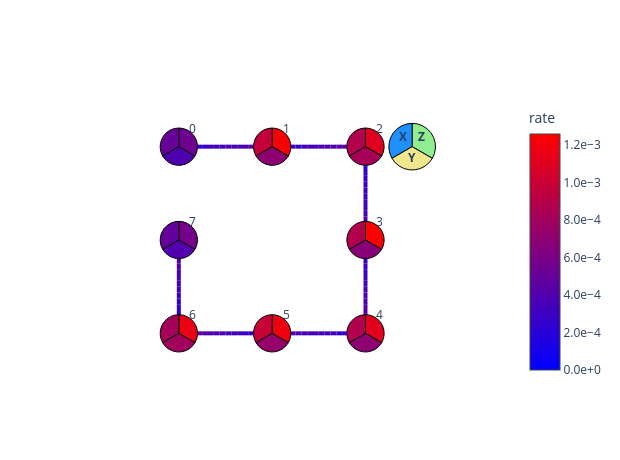

The cell this chart's notebook holds for it:
### Markdown cell above
### Learn the entangling layers' noise

In order to compute a final estimation of how much each error impacts on the expectation value's bias, as well as how expensive it would be to correct it, we learn the noise rates and apply them to the predicted noise bounds we computed before.

PEC (as well as PEC+SLC) assumes a twirled noise model of each layer of entangling gates in the circuit. If you assume a Markovian noise model, the depth of the circuit is assumed to not affect the noise channel of a given entangling layer. Therefore, only the noise model of each unique layer of entangling gates should be learned. The circuit used in this guide can be split into two unique layers. Designing circuits to have a minimal set of unique entangling layers is important if you want to learn a noise model, since the unique layers must be learned independently. If you have too many unique layers in your circuit, noise learning can become infeasible due to the sampling cost of learning many layers.

`qiskit-noise-learning` is used to learn the noise. The learner repeats each layer _`fragment_depths`_ times in its learning circuits, twirls each circuit _`num_randomizations`_ times, and fits the decay of the measured fidelities to a Pauli-Lindblad model. These parameters can affect the accuracy of the learned model. The more accurate the learned noise model is, the more accurate the noise cancellation will be.

The following code draws the learned noise model with the two layers merged into one map. Each qubit is a pie of its weight-1 X, Y and Z rates summed over the two layers, and each edge shows the learned weight-2 rates. For example, a rate of ``3e-4`` means that error occurs on roughly three of every 10,000 uses of the layer.

### Code cell
from qiskit.providers.fake_provider import GenericBackendV2
from qiskit.quantum_info import PauliList
from qiskit_ibm_runtime.results import LayerError, PauliLindbladError
from qiskit_ibm_runtime.visualization.embeddings import Embedding
from qiskit_noise_learning.aer_executor import AerExecutor
from qiskit_noise_learning.noise_learner import LearningOptions, NoiseLearner
from samplomatic import InjectNoise

line_coupling = [(i, i + 1) for i in range(num_qubits - 1)]
backend = GenericBackendV2(
    num_qubits=num_qubits,
    basis_gates=["id", "rz", "sx", "x", "cz"],
    coupling_map=line_coupling,
)

# first learn only the layers PEC will inject noise into, i.e. not the measurement layer
pec_layers = [
    layer
    for layer in slc_pec_task.find_unique_layers(
        mirrored_circuit, slc_boxing_options
    )
    if get_annotation(layer.operation, InjectNoise)
]
layers = slc_pec_task.find_unique_layers(mirrored_circuit, slc_boxing_options)

learning_options = LearningOptions(
    fragment_depths=[2, 4, 8, 16],
    num_randomizations=250,
    shots_per_randomizations=16,
)

# qiskit-noise-learning is not compatible with the Executor in local mode,
# and requires the simulator present in the package for running simulation
noise_dict = {
    get_annotation(layer.operation, Tag).ref: noise_layer
    for layer, noise_layer in layer_noise_model
}
noise_learner_simulator = AerExecutor(
    qasm_simulator=AerSimulator(), noise_dict=noise_dict
)
learner = NoiseLearner(
    backend, options=learning_options, executor=noise_learner_simulator
)
learned_noise = (
    learner.run(pec_layers).result().to_dict()
)  # keyed by InjectNoise reference

# Draw the learned model on the line, laid out as a line with the qubits in order.
# Composing the two layers' maps sums their rates, giving one map over all the edges.
embedding = Embedding(
    [(0, 0), (0, 2), (0, 4), (2, 4), (4, 4), (4, 2), (4, 0), (2, 0)],
    line_coupling,
)
first, second = learned_noise.values()
learned_model = first.compose(second).simplify()
error = PauliLindbladError(
    PauliList(
        learned_model.get_qubit_sparse_pauli_list_copy().to_pauli_list()
    ),
    learned_model.rates,
)
fig = LayerError(circuit, list(range(num_qubits)), error).draw_map(
    embedding, radius=0.4, height=460, width=620
)
fig.update_traces(
    marker={
        "cmin": 0,
        "cmax": max(learned_model.rates),
        "colorbar": {"tickformat": ".1e", "title": "rate"},
    },
    selector={"mode": "markers"},
)
fig.show()
